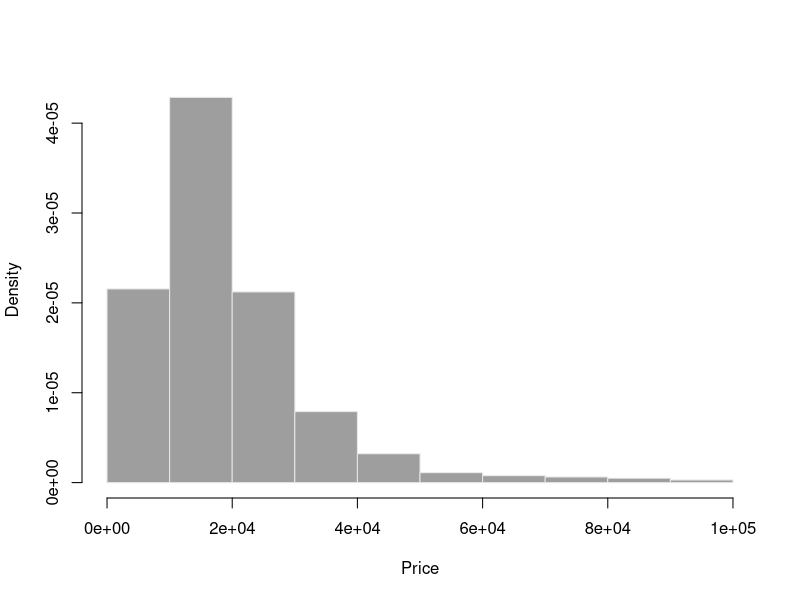
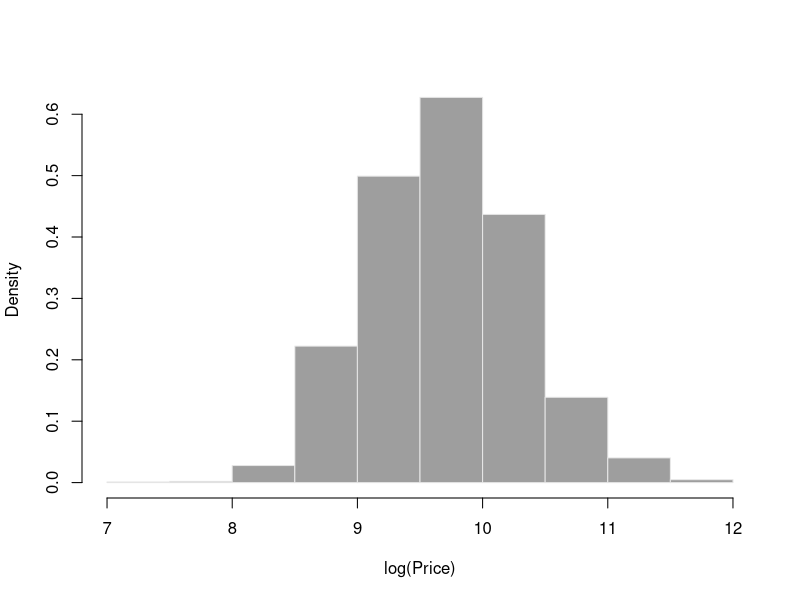
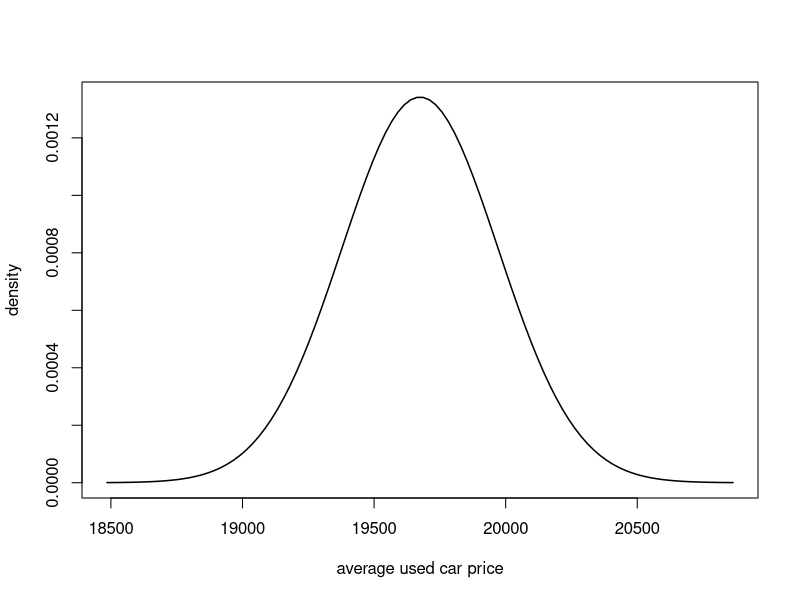
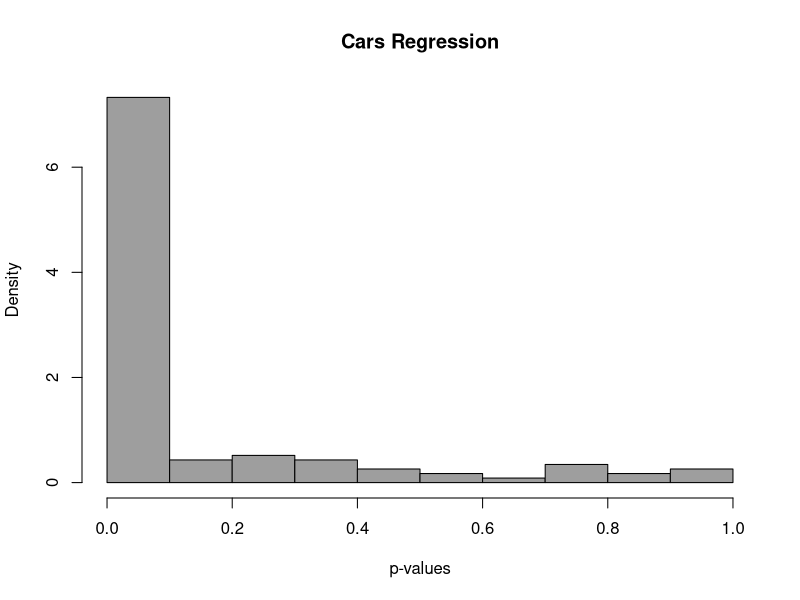
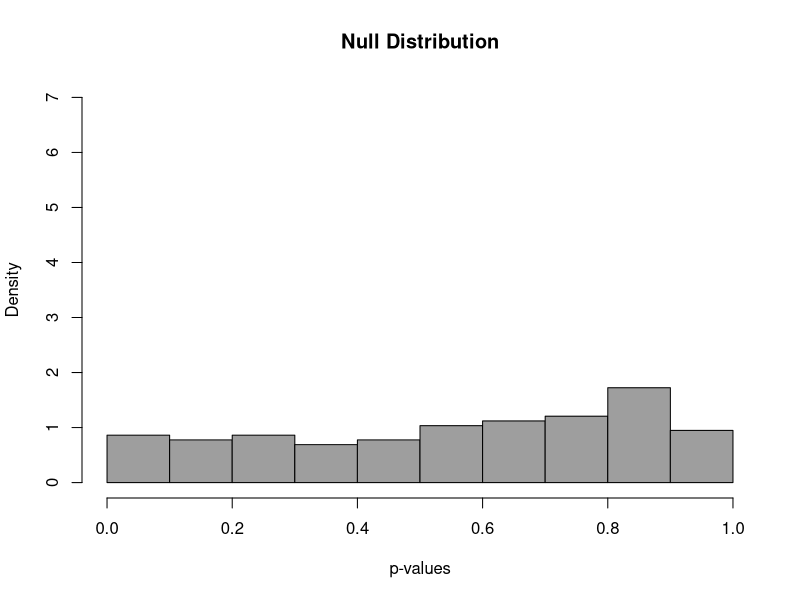
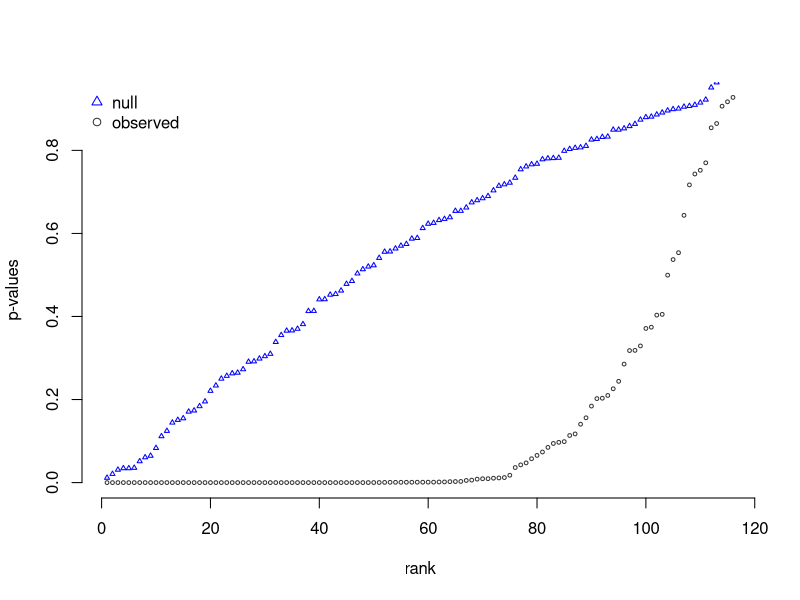
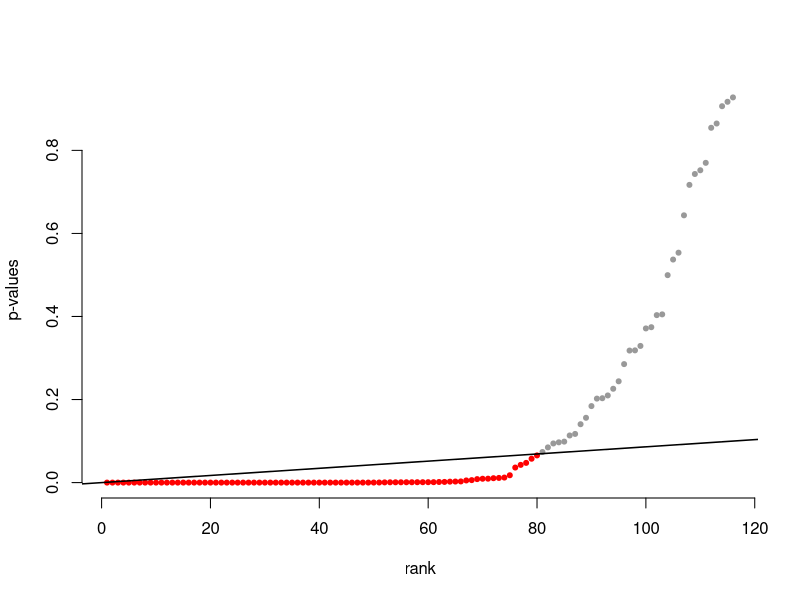
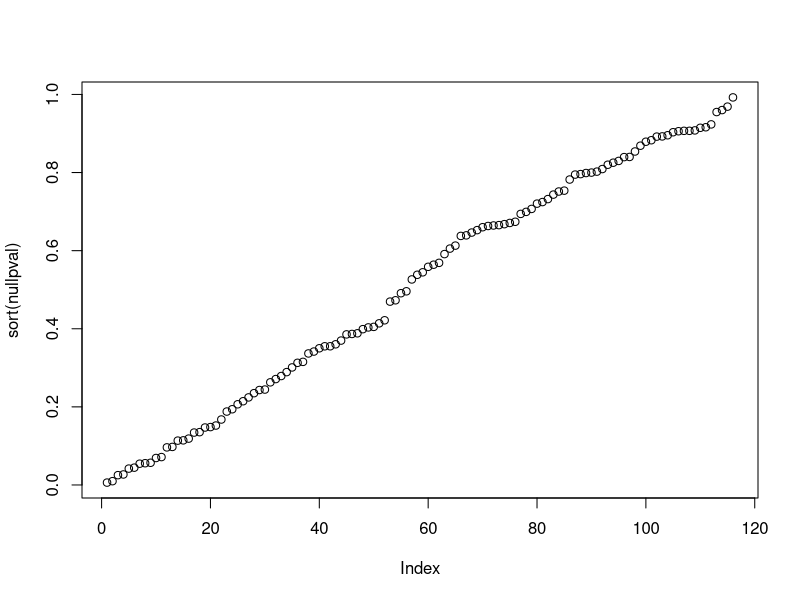

These figures' R source, in order: (Note: this script raises an error after producing the figures.)
# Import the data file on cars for sale into R
Cars <- read.csv("SoCalCars.csv", stringsAsFactors = TRUE)

# We'll now take a subset we feel is representative of used cars we want to test
# This sample includes used cars  with prices at or below $100,000, and mileage greater than or equal to 10,000 miles
# but less than 150,000 miles.
Cars <- subset(Cars,
        Cars$type != "New" & Cars$mileage >= 10000 & 
        Cars$mileage <= 150000 & Cars$price < 100000 & Cars$year >= 1970)[,-1]
# note that since the imported dataset has column names, it will be treated as a dataframe
# View the dimensions of the Cars dataset with dim()
dim(Cars) # output will be number of rows then number of columns

# View the unconditional mean of the price of car listings
mean(Cars$price)
# Compute the variance of the mean price for cars listed for sale, we use na.rm=TRUE here as well
var(Cars$price)/nrow(Cars)
# and the standard error (square root of the variance)
sd(Cars$price)/sqrt(nrow(Cars))

## Generates figure 3.1, two histograms for price of cars
# The hist() function calls the histogram
#png('SoCalCarsHistRaw.png', width=4, height=4, units="in", res=720)
hist(Cars$price, 
     freq=FALSE,
     main="", 
     xlab="Price", 
     col=8, 
     border="grey90"
)
#dev.off()
#png('SoCalCarsHistLog.png', width=4, height=4, units="in", res=720)
hist(log(Cars$price), 
     freq=FALSE, 
     main="", 
     col=8,
     border="grey90",
     xlab="log(Price)"
)
#dev.off()

# If we consider the Cars dataset to be a sample of the cars for sale in 
# Southern California, then the sampling distribution's mean should be
xbar <- mean(Cars$price)
# The sampling distribution's standard deviation should be
xbse <- sd(Cars$price)/sqrt(nrow(Cars))
# Note that nrow() computes the number of rows/observations for a given dataframe

## Plot the sampling distribution
# First, create a vector of values to be fed in the sampling distrubtion pdf
calc_values <- seq(xbar-4*xbse,xbar+4*xbse,length=100)
# Note the values chosen above are based on the distribution of prices in the data
# Second, feed the values created above into the sampling distribution pdf created 
# with dnorm function
samp_pdf_values <- dnorm(calc_values, xbar, xbse)
# Third, plot the calc_values versus the sample_pdf_values for a view of the sample distribution
#pdf("SoCalCarsMeanDensity.pdf", width=4, height=4)
plot(calc_values, 
     samp_pdf_values, 
     type="l", 
     lwd=1.5,
     xlab="average used car price", 
     ylab="density"
)
#dev.off()

## hypothesis testing

# model for CPO price premium
summary( glm(price ~ certified, data=Cars) )
# 95% confidence interval for overall car average price
19674.96 + 1.96*297.3*c(-1,1) 
# ~95% confidence interval for CPO premium 
14331 + c(-2,2)*1363.6

# larger car regression model.  First we relevel the reference levels
Cars$make <- relevel(Cars$make, "Ford")
Cars$body <- relevel(Cars$body, "Sedan")
Cars$city <- relevel(Cars$city, "Costa Mesa")


carsreg <- glm(log(price) ~ log(mileage) + make + 
       year + certified + body + city, data=Cars)
summary(carsreg)

# Extract p-values for each regressor from the regression ouput
pvals <- summary(carsreg)$coef[-1,"Pr(>|t|)"]
length(pvals)
nullps <- runif(116)

#png('SoCalCarsPvals.png', width=5, height=5, units="in", res=720)
hist(pvals, col=8, breaks=10, xlab="p-values", main="Cars Regression", freq=FALSE)
#dev.off()

#png('SoCalCarsNullPvals.png', width=5, height=5, units="in", res=720)
hist(nullps, col=8, breaks=10, xlab="p-values", main="Null Distribution", ylim=c(0,7), freq=FALSE)
#dev.off()


# Function to get significance cut-off alpha from FDR q
fdr_cut <- function(pvals, q){
        pvals <- pvals[!is.na(pvals)]
        N <- length(pvals)
        k <- rank(pvals, ties.method="min")
        max(pvals[ pvals<= (q*k/N) ])
}
# @ 1/10% FDR
cutoff10 <- fdr_cut(pvals,q=.1)
print(cutoff10)
print(sum(pvals<=cutoff10))

# produce the order statistic plots and  the FDR control plot
sig <- factor(pvals<=cutoff10)
#png('SoCalCarsOrderedPvals.png', width=4, height=4, units="in", res=720)
plot(sort(pvals), pch=21, cex=.5, col="gray20",
    bty="n", xlab="rank", ylab="p-values")
points(sort(nullps), pch=24, cex=.5, col="blue")
legend("topleft", legend=c("null","observed"), pch=c(24,21), 
       col=c("blue", "gray20"), bty="n")
#dev.off()

#png('SoCalCarsFDR.png', width=4, height=4, units="in", res=720)
plot(sort(pvals),
     col=c("grey60","red")[sig[order(pvals)]], 
     # above colors the significant p-values red
     pch=20, bty="n", xlab="rank", ylab="p-values" )
## Add the line of significance for q=0.1
q <- 0.1
abline(a=0, b=0.1/length(pvals), lwd=1.5)
#dev.off()

nullpval <- runif(length(pvals))
plot(sort(nullpval))

### prediction

# conditional expectation CI
Cars[c(1000),c("make","model","year","mileage")]
(caravan <- predict(carsreg, Cars[c(1000),], se.fit=TRUE))
caravan$fit + c(-2,2)*caravan$se.fit
exp(caravan$fit + c(-2,2)*caravan$se.fit)
# prediction interval
predvar <- caravan$se.fit^2 + caravan$residual.scale^2
sqrt(predvar)
caravan$fit + c(-2,2)*sqrt(predvar)
exp(caravan$fit+ c(-2,2)*sqrt(predvar))

### bootstrapping

## basic bootstrap for average price
set.seed(1)
muhats <- c() # empty set of estimates 
for(b in 1:1000){ # we'll draw B estimates
    # resample with-replacement and estimate mu.hat
    samp_b <- sample.int(nrow(Cars), replace=TRUE)
    muhat_b <- mean(Cars$price[samp_b])
    muhats <- c(muhats, muhat_b) # append to the set
}
sd(muhats)

#pdf("SoCalCarsBootPrice.pdf", width=4, height=4)
hist(muhats, main="", xlab="average used car price", freq=FALSE,
     col=8, border="grey90", breaks=20,
     xlim=c(xbar-4*xbse,xbar+4*xbse), 
     ylim=c(0, max(samp_pdf_values)) )
lines(calc_values, 
     samp_pdf_values, 
     type="l", 
     col="blue"
)
#dev.off()


### making decisions with the bootstrap

## p-value calculation (note the absolute value on z)
( z <- (mean(Cars$price) - 20000)/292 )
2*pnorm(-abs(z))

### mileage elasticity of price
# glm analysis results
betaStats <- summary(carsreg)$coef["log(mileage)",]
round(betaStats, 5)

# function 
getBeta <- function(data, obs){
    fit <- glm(log(price) ~ log(mileage) + make + year 
               + certified + body + city, data=data[obs,])
    return(fit$coef["log(mileage)"])
}
getBeta(Cars, 1:nrow(Cars))

#########  side box on bootstrapping and parallel
library(parallel)
library(boot)
detectCores()
system.time( boot(Cars, getBeta, 2000) )
system.time( boot(Cars, getBeta, 2000, parallel="snow", ncpus=8 ) )
## this one will not give you any speedup on Windows
system.time( boot(Cars, getBeta, 2000, parallel="multicore", ncpus=8) )
############

## test statistics
library(parallel)
library(boot)
( betaBoot <- boot(Cars, getBeta, 2000, 
                 parallel="snow", ncpus=detectCores()) )


(bhat <- betaStats["Estimate"])
betaBoot$t0
sd(betaBoot$t)
mean(betaBoot$t) - bhat

## standard errors
sd(betaBoot$t)
betaStats["Std. Error"]

## recalculating test stats and p values
bhat/sd(betaBoot$t)
2*pnorm(-abs(bhat/sd(betaBoot$t)))

## HC  robust standard errors 
library(sandwich)
library(lmtest)
VHC = vcovHC(carsreg, "HC0")
hcstats <- coeftest(carsreg, vcov = VHC)
round(hcstats["log(mileage)",], 5)

## plot them all
#pdf("SoCalCarsElasticity.pdf", width=4, height=4)
hist(betaBoot$t, freq=FALSE, ylim=c(0,25), border="grey90",
     main="", xlab="price-mileage elasticity")
bhatse <- betaStats["Std. Error"]
grid <- seq(bhat-6*bhatse,bhat+6*bhatse,length=100)
lines(grid, dnorm(grid, bhat, bhatse), col="navy", lwd=1.5)
lines(grid, dnorm(grid, bhat, hcstats["log(mileage)","Std. Error"]), 
      col="orange", lwd=1.5)
legend("topright", legend=c("Basic","Bootstrap","HC"), 
       col=c("navy","grey","orange"), pch=15, bty="n")
#dev.off()

### clustered standard errors. 
CarsByDealer <- split(Cars, Cars$dealer)
length(CarsByDealer)
getBetaBlock <- function(data, ids){
    data <- do.call("rbind",data[ids])
    fit <- glm(log(price) ~ log(mileage) + make + 
                   year + certified + body + city, data=data)
    return(fit$coef["log(mileage)"])
}
getBetaBlock(CarsByDealer, 1:length(CarsByDealer))

( betaBootB <- boot(CarsByDealer, getBetaBlock, 
                          2000, parallel="snow", ncpus=detectCores()) )

Vblock <- vcovCL(carsreg, cluster=Cars$dealer)
clstats <- coeftest(carsreg, vcov = Vblock)
round(clstats["log(mileage)",], 5)
##############

### confidence intervals
# using theoretical standard errors
bhat + c(-1,1)*1.96*sd(betaBootB$t)

## distribution of bootstrapped statistics
quantile(betaBootB$t,c(0.025, 0.975))

## look at the distribution of errors
betaErrors <- betaBootB$t - bhat
quantile(bhat - betaErrors,c(.025,.975))

## bias example: e^b
Cars[1000,]
( pred <- predict(carsreg, Cars[c(1000),]) )
( phat <- exp(pred) )
getPrice <- function(data, ids, xpred){
    data <- do.call("rbind", data[ids])
    fit <- glm(log(price) ~ log(mileage) + make + 
                   year + certified + body + city, data=data)
    return(exp(predict(fit,xpred)))
}
getPrice(CarsByDealer, 1:length(CarsByDealer), Cars[1000,])

# if you change this seed, you might get errors in
# the random chance that one of your boostrap samples includes no 
# cars from the same city as our Caravan (Montclair)
set.seed(101)  
( priceBoot <- boot(CarsByDealer, getPrice, xpred=Cars[1000,], 
                    2000, parallel="snow", ncpus=detectCores()) )


priceErrors <- priceBoot$t - phat
mean(priceErrors)
phat - mean(priceErrors)

# bias corrected CI
quantile(phat-priceErrors, c(.025,.975))
# CI on original parameter sample
quantile(priceBoot$t, c(.025,.975))

# same things with the getCI function
getCI <- function(bo, p=c(.025,.975)) quantile(2*bo$t0 - bo$t, p)
getCI(priceBoot)

### parametric bootstrap
CarsSim <- function(data, mle){
    n <- nrow(data)
    Ey <- predict(mle, data)
    data$price <- exp( rnorm(n, Ey, summary(mle)$dispersion)  )
    return(data)
}
simcars <- CarsSim(Cars, carsreg)
simcars[1,]


getBetaPar <- function(data){
    fit <- glm(log(price) ~ log(mileage) + make + 
                   year + certified + body + city, data=data)
    return(fit$coef["log(mileage)"])
}
( parboot <- boot(Cars, getBetaPar, 2000, 
    sim = "parametric", ran.gen = CarsSim, mle=carsreg,
    parallel="snow", ncpus=detectCores()) )

# again, but with nonconstant variance
CarsSimNCV <- function(data, mle){
    n <- nrow(data)
    Ey <- predict(mle, data)
    # replace the dispersion with abs(residuals)
    data$price <- exp( rnorm(n, Ey, abs(mle$residuals) ))
    return(data)
}
( parbootNCV <- boot(Cars, getBetaPar, 2000, 
    sim = "parametric", ran.gen = CarsSimNCV, mle=carsreg,
    parallel="snow", ncpus=detectCores()) )

#####
## Bayesian estimation of generalized linear models
# You can install with install.packages("arm")
library(arm)

# Bayesian GLM
carsregBayes <- bayesglm(log(price) ~ log(mileage) + make + 
                           year + certified + body + city, data=Cars)
summary(carsregBayes)

# Simulate posterior distribution for our Bayesian example
posterior <- coef(sim(carsregBayes))

bhatse <- betaStats["Std. Error"]
grid <- seq(bhat-6*bhatse,bhat+6*bhatse,length=100)

#pdf("SoCalCarsBayes.pdf", width=4, height=4)
plot(grid, dnorm(grid, bhat, bhatse), xlim=range(grid), ylim=c(0,30), type="l",
    xlab="price-mileage elasticty", ylab="density", main="", bty="n", lwd=1.5, col="navy")
lines(density(betaBoot$t), col="grey50",  lwd=1.5)
lines(density(posterior[,"log(mileage)"]), col=2,  lwd=1.5)
legend("topright", legend=c("Basic","Bootstrap","Bayesian"), 
       col=c("navy","grey50","red"), pch=15, bty="n")
#dev.off()
